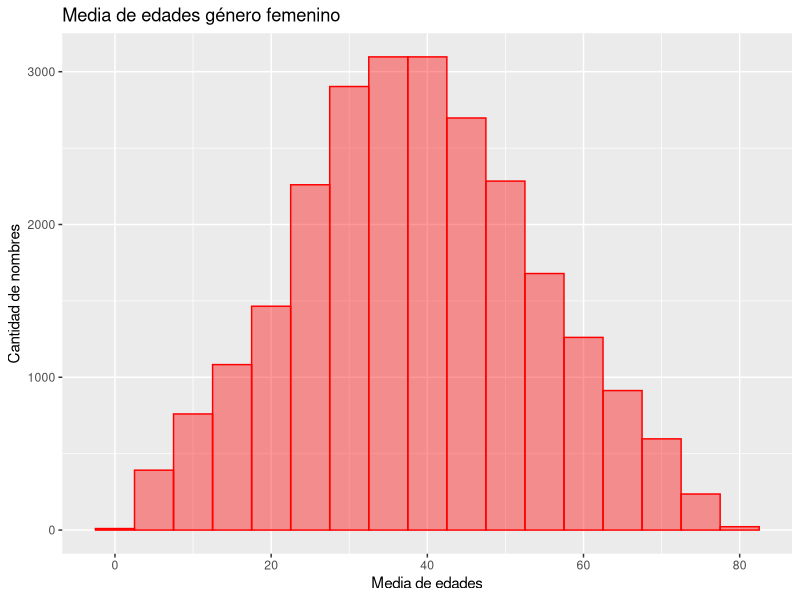

Write R code to recreate this figure.
## ---- chunk 1
library(ggplot2)
female_data <- read.csv('female_names.csv', header = TRUE)
male_data <- read.csv('male_names.csv', header = TRUE)

female_max <- female_data[which.max(female_data$frequency),]
male_max <- male_data[which.max(male_data$frequency),]
## ---- chunk 2
library(ggplot2)
ggplot(data=female_data, aes(female_data$mean_age)) +
  geom_histogram(binwidth = 5, alpha = .4, color = 'red', fill = 'red', position = 'dodge') +
  labs(title='Media de edades género femenino', x='Media de edades', y='Cantidad de nombres')
